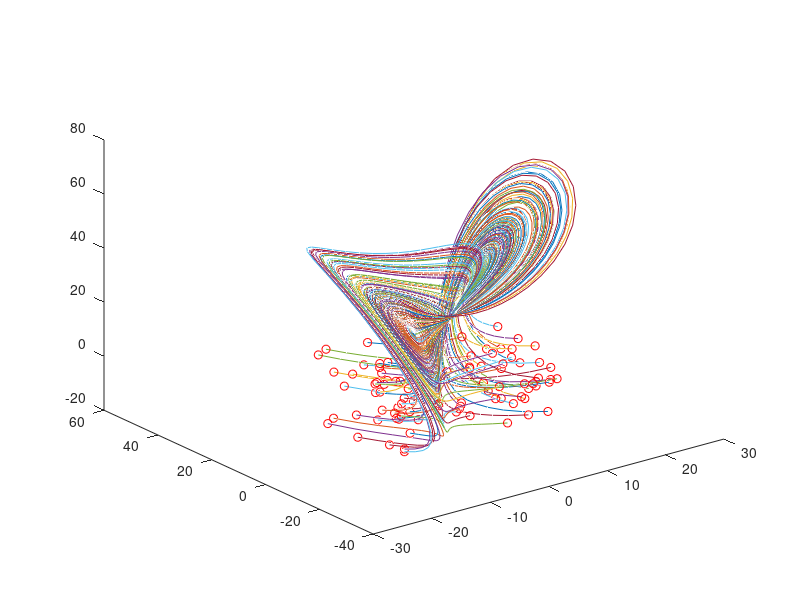

Source code (MATLAB): (Note: this script raises an error after producing the figure.)
%% Generate training data from equations
clc;
clear;

T=10;
dt=0.01;
t=0:dt:T;

b=8/3; 
sig=10; 
r=28;

Lorenz = @(t,x)([ sig * (x(2) - x(1)) ; ...
r * x(1)-x(1) * x(3) - x(2) ; ...
x(1) * x(2) - b*x(3) ]);
ode_options = odeset('RelTol',1e-10, 'AbsTol',1e-11);
input=[]; output=[];
for j=1:100 % training trajectories
    x0=30*(rand(3,1)-0.5);
    [t,y] = ode45(Lorenz,t,x0);
    input=[input; y(1:end-1,:)];
    output=[output; y(2:end,:)];
    plot3(y(:,1),y(:,2),y(:,3)), hold on
    plot3(x0(1),x0(2),x0(3),'ro')
end

%% Train a neural network

net = feedforwardnet([5 5 5]);
% net.layers{1}.transferFcn = 'logsig';
% net.layers{2}.transferFcn = 'radbas';
% net.layers{3}.transferFcn = 'purelin';
net = train(net,input.',output.');

%% Predictions from the neural network

x1 = 30*(rand(3,1)-0.5);
x2 = x1*(1 + 1e-4);

[t,y1] = ode45(Lorenz,t,x1);
plot3(y1(:,1),y1(:,2),y1(:,3),'-')
hold on
plot3(x1(1),x1(2),x1(3),'ro')
hold on
[t,y2] = ode45(Lorenz,t,x2);
plot3(y2(:,1),y2(:,2),y2(:,3),'-')
hold on
plot3(x2(1),x2(2),x2(3),'go')
hold on

% NN prediction
x0 = x1;
ynn(1,:)=x0;
for jj=2:length(t)
    y0=net(x0);
    ynn(jj,:)=y0.';
    x0=y0;
end
plot3(ynn(:,1),ynn(:,2),ynn(:,3),'-.','Linewidth',[1])
hold off

legend('Exact 1','','Exact 2','','NN')

%% Lyapunov time calculation
% We expect the NN output to be close to true solution for t ~ Lyapunov
% time. Lyapunov time ~ 1/lambda where lambda is calculated as follows:

T=100;
dt=0.01;
t=0:dt:T;

x1 = 30*(rand(3,1)-0.5);
x2 = x1*(1 + 1e-4);

[t,y1] = ode45(Lorenz,t,x1);
[t,y2] = ode45(Lorenz,t,x2);
LE = log(sqrt((y2(:,1)-y1(:,1)).^2 + (y2(:,2)-y1(:,2)).^2 + (y2(:,3)-y1(:,3)).^2)/(norm(x2-x1)))./t;
semilogy(t,LE)

lambda = max(LE(ceil(0.1*length(t)):end));

fprintf("Lyapunov exponent (lambda) = %f \n",lambda)
fprintf("Lyapunov time = %f \n",1/lambda)

